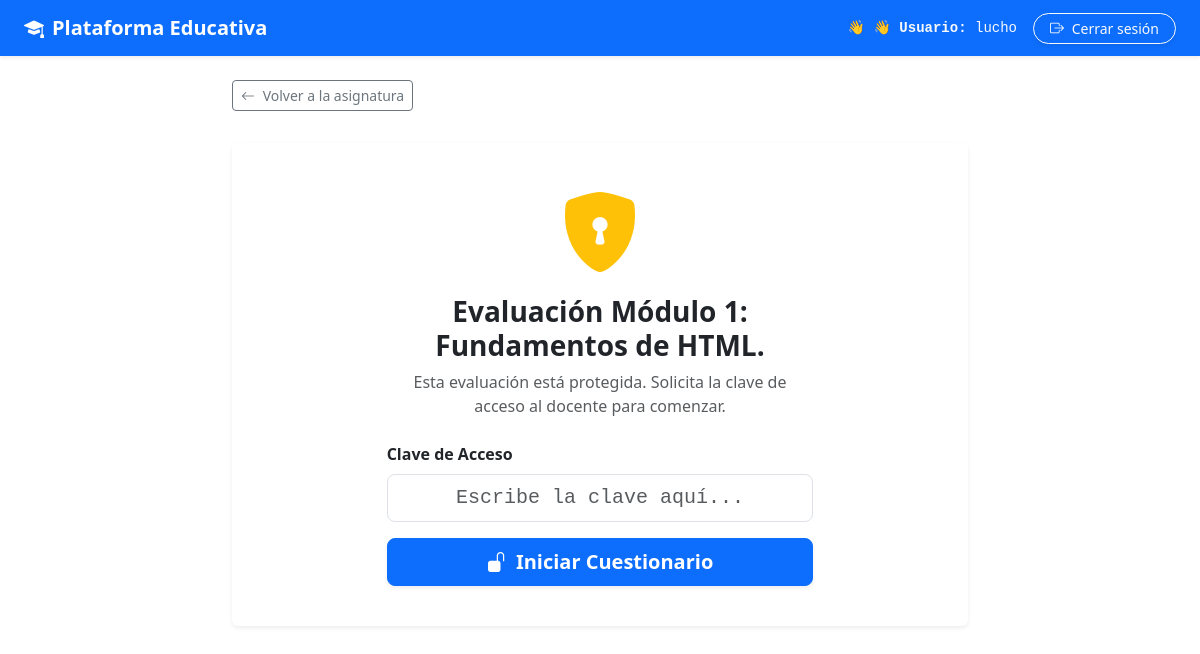
The app's page /actividad/2/ (signed in) with its own data.
### usuarios/models.py (models this page shows, shortened)
class Usuario(AbstractUser):
    dni = models.CharField(
        max_length=20,
        unique=True,
        null=True,
        blank=True
    )

### educacion/models.py (models this page shows, shortened)
class Actividad(models.Model):
    TIPO_ACTIVIDAD = [
        ('TEORIA', 'Lectura / Video'),
        ('PRACTICA', 'Práctica de Programación (Subida de Archivo)'),
        ('CUESTIONARIO', 'Cuestionario / Multiple Choice'),
        ('EJERCICIO', 'Ejercicio'),
        ('ENTREGA', 'Entrega'),
    ]
    leccion = models.ForeignKey(
        Leccion,
        on_delete=models.CASCADE,
        related_name='actividades',
        null=True,
        blank=True
    )
    subleccion = models.ForeignKey(
        Subleccion,
        on_delete=models.CASCADE,
        related_name='actividades',
        null=True,
        blank=True
    )
    titulo = models.CharField(
        max_length=200
    )
    descripcion = RichTextField(
        blank=True
    )
    tipo = models.CharField(
        max_length=20,
        choices=TIPO_ACTIVIDAD
    )
    orden = models.PositiveIntegerField(
        default=1
    )
    fecha_limite = models.DateTimeField(
        null=True,
        blank=True
    )
    clave_acceso = models.CharField(
        max_length=50,
        blank=True,
        null=True,
        help_text="Clave requerida para que el alumno pueda iniciar el cuestionario en clase."
    )
    activo = models.BooleanField(
        default=True
    )
    class Meta:
        verbose_name = 'Actividad'
        verbose_name_plural = 'Actividades'

### educacion/views.py (the view, shortened to what this page needs)
@login_required
def realizar_actividad(request, actividad_id):
    actividad = get_object_or_404(
        Actividad.objects.prefetch_related(
            Prefetch(
                'preguntas',
                queryset=Pregunta.objects.filter(activo=True).order_by('orden').prefetch_related('opciones')
            )
        ),
        id=actividad_id,
        activo=True
    )
    entrega, _ = EntregaActividad.objects.get_or_create(
        actividad=actividad,
        estudiante=request.user
    )
    session_key = f'actividad_clave_validada_{actividad.id}'
    tiene_clave = bool(actividad.clave_acceso and actividad.clave_acceso.strip())
    clave_validada = request.session.get(session_key, False)
    if tiene_clave and not clave_validada:
        return render(
            request,
            'educacion/realizar_actividad.html',
            {
                'actividad': actividad,
                'requiere_clave': True,
                'ya_enviado': False,
                'estudiante': request.user,
            }
        )

### educacion/templates/educacion/realizar_actividad.html (shortened to what this page needs)
{% extends 'base.html' %}
{% block content %}
<div class="row justify-content-center mb-5">
    <div class="col-12 col-lg-8">
        {% if actividad.leccion.modulo.espacio_educativo %}
            <a href="{% url 'educacion:detalle_espacio' actividad.leccion.modulo.espacio_educativo.id %}" class="btn btn-outline-secondary btn-sm mb-3">
                <i class="bi bi-arrow-left me-1"></i> Volver a la asignatura
            </a>
        {% else %}
            <a href="{% url 'educacion:inicio' %}" class="btn btn-outline-secondary btn-sm mb-3">
                <i class="bi bi-arrow-left me-1"></i> Volver al inicio
            </a>
        {% endif %}
        {% if ya_enviado %}
            <div class="card border-0 shadow-sm text-center p-4 my-3">
                <div class="card-body">
                    <div class="mb-3">
                        <i class="bi bi-check-circle-fill text-success display-1"></i>
                    </div>
                    <h2 class="fw-bold text-dark mb-2">¡Cuestionario Entregado!</h2>
                    <p class="text-muted mb-4">Has completado la actividad <strong>{{ actividad.titulo }}</strong>.</p>
                    <div class="row justify-content-center g-3 my-2">
                        <div class="col-6 col-sm-4">
                            <div class="p-3 bg-light rounded border">
                                <span class="d-block text-muted small fw-bold text-uppercase">Puntaje</span>
                                <span class="fs-2 fw-bold text-primary">{{ puntaje_obtenido }} / {{ puntaje_total }}</span>
                            </div>
                        </div>
                        <div class="col-6 col-sm-4">
                            <div class="p-3 bg-light rounded border">
                                <span class="d-block text-muted small fw-bold text-uppercase">Efectividad</span>
                                <span class="fs-2 fw-bold {% if porcentaje >= 60 %}text-success{% else %}text-danger{% endif %}">
                                    {{ porcentaje }}%
                                </span>
                            </div>
                        </div>
                    </div>
                    <div class="mt-4">
                        {% if actividad.leccion.modulo.espacio_educativo %}
                            <a href="{% url 'educacion:detalle_espacio' actividad.leccion.modulo.espacio_educativo.id %}" class="btn btn-primary px-4 fw-semibold">
                                Volver al Espacio Educativo
                            </a>
                        {% else %}
                            <a href="{% url 'educacion:inicio' %}" class="btn btn-primary px-4 fw-semibold">
                                Volver al Inicio
                            </a>
                        {% endif %}
                    </div>
                </div>
            </div>
        {% elif requiere_clave %}
            <div class="card border-0 shadow-sm p-4 my-3 text-center">
                <div class="card-body col-md-8 mx-auto">
                    <div class="mb-3">
                        <i class="bi bi-shield-lock-fill text-warning display-1"></i>
                    </div>
                    <h3 class="fw-bold text-dark mb-2">{{ actividad.titulo }}</h3>
                    <p class="text-muted mb-4">Esta evaluación está protegida. Solicita la clave de acceso al docente para comenzar.</p>
                    <form method="post" class="text-start">
                        <div class="mb-3">
                            <label for="clave_acceso" class="form-label fw-bold">Clave de Acceso</label>
                            <input
                                type="password"
                                name="clave_acceso"
                                id="clave_acceso"
                                class="form-control form-control-lg text-center font-monospace"
                                placeholder="Escribe la clave aquí..."
                                required
                                autofocus
                            >
                        </div>
                        <button type="submit" name="btn_validar_clave" value="1" class="btn btn-primary w-100 btn-lg fw-bold shadow-sm">
                            <i class="bi bi-unlock-fill me-1"></i> Iniciar Cuestionario
                        </button>
                    </form>
                </div>
            </div>
        {% endif %}
    </div>
</div>
{% endblock %}

### templates/base.html (shortened to what this page needs)
{% load static %}
<!DOCTYPE html>
<html lang="es">
<head>
    <link href="https://cdn.jsdelivr.net/npm/bootstrap@5.3.3/dist/css/bootstrap.min.css" rel="stylesheet">
    <link rel="stylesheet" href="https://cdn.jsdelivr.net/npm/bootstrap-icons@1.11.3/font/bootstrap-icons.min.css">
    <link rel="stylesheet" href="{% static 'css/estilos.css' %}">
</head>
<body>
    {% if user.is_authenticated %}
    <nav class="navbar navbar-expand-lg navbar-dark bg-primary mb-4 shadow-sm">
        <div class="container-fluid px-4">
            <a class="navbar-brand fw-bold" href="{% url 'educacion:inicio' %}">
                <i class="bi bi-mortarboard-fill me-2"></i>Plataforma Educativa
            </a>
            <div class="collapse navbar-collapse" id="navbarNav">
                <ul class="navbar-nav ms-auto align-items-center gap-3 mt-2 mt-lg-0">
                    <li class="nav-item text-light font-monospace small">
                        👋 👋 <strong>Usuario:</strong> {{ user.get_full_name|default:user.username }}
                    </li>
                    <li class="nav-item">
                        <form method="post" action="{% url 'logout' %}" class="d-inline">
                            <button type="submit" class="btn btn-outline-light btn-sm rounded-pill px-3 shadow-sm">
                                <i class="bi bi-box-arrow-right me-1"></i> Cerrar sesión
                            </button>
                        </form>
                    </li>
                </ul>
            </div>
        </div>
    </nav>
    {% endif %}
    <main class="container">
        {% block content %}
        {% endblock %}
    </main>
</body>
</html>

### static/css/estilos.css (style rules this page uses)
.navbar-brand { transition: 0.3s; }

### records on screen
Usuario: get_full_name "lucho"
Actividad: titulo "Evaluación Módulo 1: Fundamentos de HTML."
